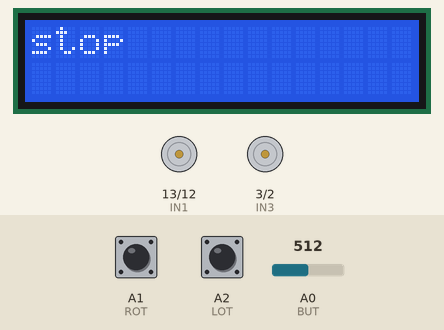
The program below on a simulated Arduino Uno, built with avr-gcc and run on an emulated ATmega328P. Parts: 16×2 character LCD, motor-driver pin pairs drawn as motors (green arrow = first pin HIGH = forward, orange = second pin HIGH = backward, longer = more drive, scaled by the enable pin). Inputs (shaded band) come from the test bench; at power-on: A0 (BUT) = 512, A1 (ROT) HIGH, A2 (LOT) HIGH.

Above: at 1.2 s.
1.3 s: A0 (BUT) set to 584
4.3 s: A0 (BUT) set to 614
At 4.68 s:
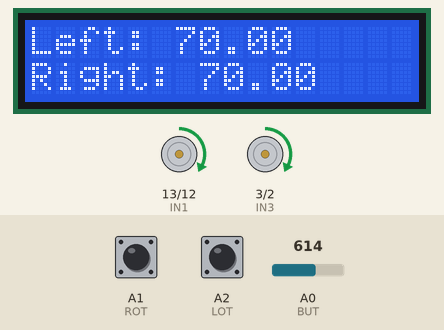
7.0 s: A0 (BUT) set to 590
At 7.8 s:
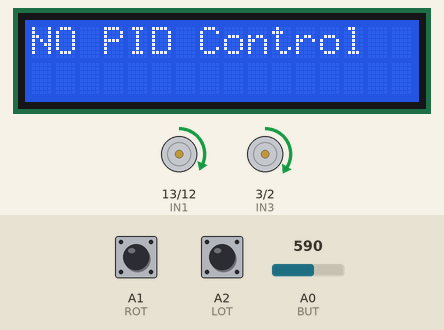
10.0 s: A0 (BUT) set to 610
At 10.38 s:
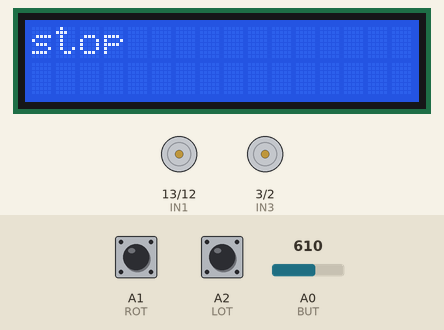
13.0 s: A0 (BUT) set to 511
At 14.3 s:
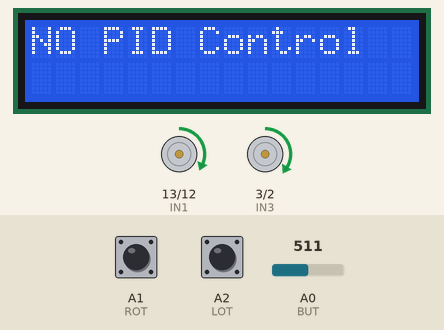
16.0 s: A0 (BUT) set to 716
At 16.38 s:
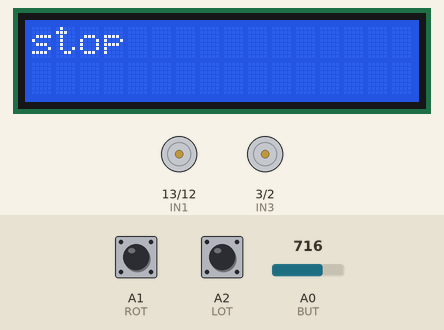
Timing chart, 0 to 20.0 s (numbered marks = the images above; inputs shaded):
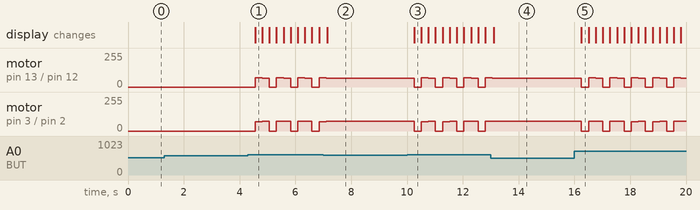

The program:

main.cpp
```cpp
#include <Arduino.h>
#include <car.h>
#include <LiquidCrystal.h>

LiquidCrystal lcd(8, 9, 4, 5, 6, 7);

int button;
int PID = 0;
int buzzertoggle = 0;

int initPulseR = digitalRead(ROT);
int initPulseL = digitalRead(LOT);
int counterR = 0;
int counterL = 0;

float targetL = 70;
float targetR = 70;
float PWML;
float PWMR;

float error = 0.0;
float lasterror = 0.0;
float P;
float D;
float Kp = 0.4;
float Kd = 0.2;

float radius = 0.0325;
float distance = 0.0;


void setup() {
    Serial.begin(9600);
    lcd.begin(16,2);

    pinMode(IN1, OUTPUT);
    pinMode(IN2, OUTPUT);
    pinMode(IN3, OUTPUT);
    pinMode(IN4, OUTPUT);
    pinMode(ENA, OUTPUT);
    pinMode(ENB, OUTPUT);

    // pinMode(LIR, INPUT);
    // pinMode(RIR, INPUT);
    pinMode(LOT, INPUT);
    pinMode(ROT, INPUT);
}

void loop() {
    button = analogRead(BUT);
    if((button >= 600) && (button <= 800)){
        if(PID == 0){
            PID = 1;
        }
        else if(PID == 1){
            PID = 2;
        }
        else if(PID == 2){
            PID = 0;
        }
        delay(250);
    }

    /* Encoder Reading */
    if(PID == 1){
        int pulseR = digitalRead(ROT);
        if(pulseR != initPulseR){
            counterR++;
        }
        initPulseR = pulseR;

        int pulseL = digitalRead(LOT);
        if(pulseL != initPulseL){
            counterL++;
        }
        initPulseL = pulseL;

        error = counterL - counterR;

        P = error;
        D = error - lasterror;

        lasterror = error;

        PWML = targetL - ((Kp*P) + (Kd*D));
        PWMR = targetR + ((Kp*P) + (Kd*D));

        if(PWML > 90){
            PWML = 90;
        }
        if(PWMR > 90){
            PWMR = 90;
        }
        if(PWML < 0){
            PWML = 0;
        }
        if(PWMR < 0){
            PWMR = 0;
        }

        lcd.clear();
        lcd.print("Left: ");
        lcd.print(PWML);
        lcd.setCursor(0,1);
        lcd.print("Right: ");
        lcd.print(PWMR);

        turn(0, PWML, PWMR);
    }
    else if(PID == 0){
        lcd.clear();
        lcd.print("stop");
        stop(0, 0);
    }
    else{
        lcd.clear();
        lcd.print("NO PID Control");
        turn(0, 75, 65);
    }
}
```

car.cpp
```cpp
#include <Arduino.h>
#include <car.h>


/*
 *   Hex to Binary Cheat Sheet
 *  ==========================================
 *   A = 1010 -> both motors forward
 *   9 = 1001 -> right forward, left backward
 *   6 = 0110 -> left forward, right backward
 *   5 = 0101 -> both motors backward
 */

/* accepts input as a user defined literal hex operator and converts to 4 bit binary, each bit for each of the 4 motor driver pins  */
void send_to_driver(unsigned char bit, int PWML, int PWMR){
    digitalWrite(IN1, ((bit >> 3) & 0x1)); //right forward
    digitalWrite(IN2, ((bit >> 2) & 0x1)); //right backward
    digitalWrite(IN3, ((bit >> 1) & 0x1)); //left forward
    digitalWrite(IN4, ((bit >> 0) & 0x1)); //left backward

    analogWrite(ENA, PWMR); //right pwm
    analogWrite(ENB, PWML); //left pwm
}

/* forward for time t in milliseconds */
void forward(int t, int PWM){
    send_to_driver(0xA, PWM, PWM);
    delay(t);
}

/* backward for time t in milliseconds */
void backward(int t, int PWM){
    send_to_driver(0x5, PWM, PWM);
    delay(t);
}

/* stop for time t in milliseconds */
void stop(int t, int PWM){
    send_to_driver(0x0, PWM, PWM);
    delay(t);
}

/* turns the vehicle for time t in milliseconds */
void turn(int t, int PWML, int PWMR){
    if(PWML < 0){   //left motor backward, right motor forward
        send_to_driver(0x9, -PWML, PWMR);
        delay(t);
    }
    else if(PWMR < 0){  //right motor backward, left motor forward
        send_to_driver(0x6, PWML, -PWMR);
        delay(t);
    }
    else if((PWML < 0) && (PWMR < 0)){  //both motor backward
        send_to_driver(0x5, -PWML, -PWMR);
        delay(t);
    }
    else{   //both motor forward
        send_to_driver(0xA, PWML, PWMR);
        delay(t);
    }
}

void followLine(int IRL, int IRR, int LT, int RT, int t, int v){
    if((IRL < LT) && (IRR > RT)){
        turn(t, -255, 255);
    }
    else if((IRL > LT) && (IRR < RT)){
        turn(t, 255, -255);
    }
    else if((IRL < LT) && (IRR < RT)){
        stop(t, 0);
    }
    else{
        forward(t, v);
    }
}
```

car.h
```cpp
#include <Arduino.h>

#define IN1 13
#define IN2 12
#define IN3 3
#define IN4 2
#define ENA 11
#define ENB 10

// #define RIR A1  //right IR sensor input
// #define LIR A2  //left IR sensor input
#define BUT A0
#define ROT A1  //right rotary encoder input
#define LOT A2  //left rotary encoder input


void send_to_driver(unsigned char bit, int PWML, int PWMR);
void forward(int t, int PWM);
void backward(int t, int PWM);
void stop(int t, int PWM);
void turn(int t, int PWML, int PWMR);
void followLine(int IRL, int IRR, int LT, int RT, int t, int v);
```

Measured:
- the behaviour switches between 599 and 600 on A0 (BUT) (found by bisection; images 0 and 1)
- after the input at 1.3 s, every drawn part: stays the same
- after the input at 7.0 s, motor on pin 13 (IN1) / pin 12 (IN2): goes on until 7.1 s, then stays forward 65/255; motor on pin 3 (IN3) / pin 2 (IN4): goes on until 7.1 s, then stays forward 75/255
- after the input at 13.0 s, motor on pin 13 (IN1) / pin 12 (IN2): goes on until 13.1 s, then stays forward 65/255; motor on pin 3 (IN3) / pin 2 (IN4): stops changing and stays forward 75/255
